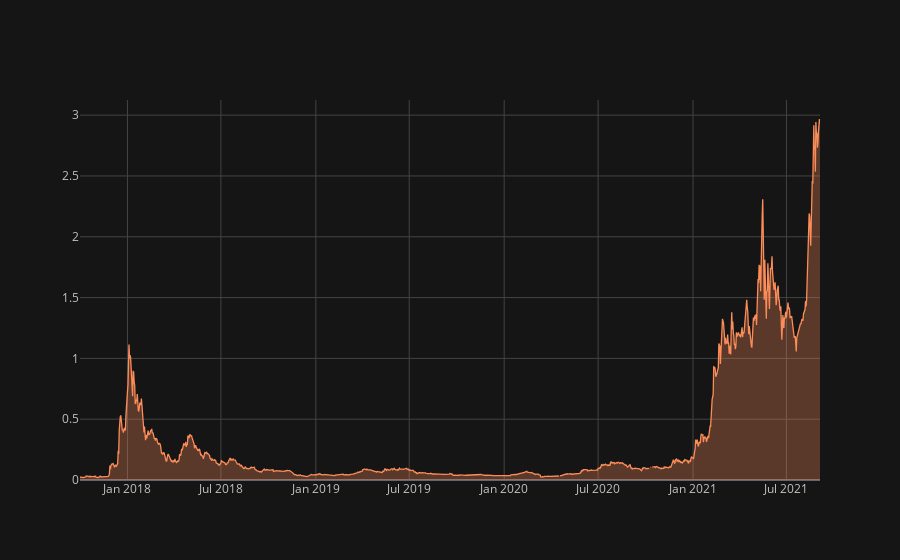

The code cell stored with this chart in its notebook:
### Code cell
ada.Close.iplot(fill = True, colorscale= "rdylbu", theme= "solar")

### Figure 1 — Plotly figure (JSON) as saved in the notebook; plotly's stock layout.template omitted (floating-point values rounded to 4 significant figures; data arrays with more than 128 entries replaced by an {"elided": "..."} marker saying what was removed)
{"data": [{"fill": "tozeroy", "fillcolor": "rgba(252, 141, 89, 0.3)", "line": {"color": "rgba(252, 141, 89, 1.0)", "dash": "solid", "shape": "linear", "width": 1.3}, "mode": "lines", "name": "Close", "text": "", "type": "scatter", "x": {"elided": "1435 str values"}, "y": {"elided": "1435 mixed values"}}], "layout": {"legend": {"bgcolor": "#151516", "font": {"color": "#D9D9D9"}}, "paper_bgcolor": "#151516", "plot_bgcolor": "#151516", "title": {"font": {"color": "#D9D9D9"}}, "xaxis": {"gridcolor": "#434343", "showgrid": true, "tickfont": {"color": "#C2C2C2"}, "title": {"font": {"color": "#D9D9D9"}, "text": ""}, "zerolinecolor": "#666570"}, "yaxis": {"gridcolor": "#434343", "showgrid": true, "tickfont": {"color": "#C2C2C2"}, "title": {"font": {"color": "#D9D9D9"}, "text": ""}, "zerolinecolor": "#666570"}}}
